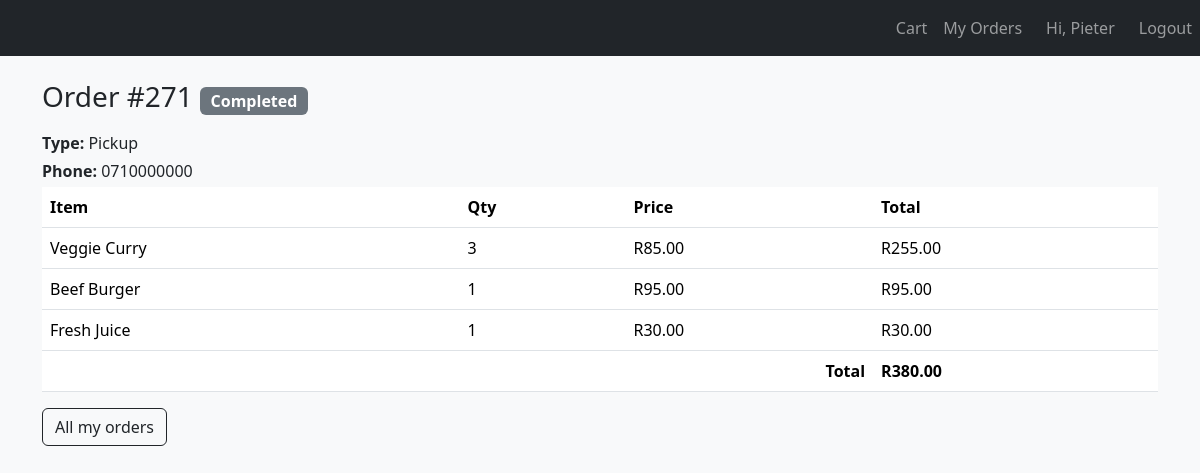
The page /orders/271 (signed in) on the database its author committed.
### app/models.py (models this page shows, shortened)
class User(UserMixin, db.Model):
    id = db.Column(db.Integer, primary_key=True)
    name = db.Column(db.String(80), nullable=False)
    email = db.Column(db.String(120), unique=True, nullable=False)
    password_hash = db.Column(db.String(256), nullable=False)
    role = db.Column(db.String(20), default="customer")  # customer / staff / driver

class Order(db.Model):
    id = db.Column(db.Integer, primary_key=True)
    user_id = db.Column(db.Integer, db.ForeignKey("user.id"), nullable=False)
    order_type = db.Column(db.String(20), nullable=False)  # pickup / delivery
    status = db.Column(db.String(30), default="Placed")
    phone = db.Column(db.String(30), nullable=False)
    delivery_address = db.Column(db.String(255))
    delivery_fee = db.Column(db.Numeric(8, 2), default=0)
    total = db.Column(db.Numeric(10, 2), nullable=False)
    created_at = db.Column(
        db.DateTime, default=lambda: datetime.now(timezone.utc)
    )
    user = db.relationship("User", backref="orders")
    items = db.relationship(
        "OrderItem", backref="order", cascade="all, delete-orphan"
    )

class OrderItem(db.Model):
    id = db.Column(db.Integer, primary_key=True)
    order_id = db.Column(db.Integer, db.ForeignKey("order.id"), nullable=False)
    menu_item_id = db.Column(db.Integer, db.ForeignKey("menu_item.id"), nullable=False)
    quantity = db.Column(db.Integer, nullable=False)
    unit_price = db.Column(db.Numeric(8, 2), nullable=False)  # price at time of order
    menu_item = db.relationship("MenuItem")

class MenuItem(db.Model):
    id = db.Column(db.Integer, primary_key=True)
    name = db.Column(db.String(120), nullable=False)
    description = db.Column(db.String(300))
    price = db.Column(db.Numeric(8, 2), nullable=False)
    available = db.Column(db.Boolean, default=True)
    category_id = db.Column(db.Integer, db.ForeignKey("category.id"), nullable=False)

### app/routes/cart.py (the view)
@cart_bp.route("/orders/<int:order_id>")
@login_required
def order_detail(order_id):
    order = db.session.get(Order, order_id)
    if not order or (order.user_id != current_user.id and current_user.role != "staff"):
        abort(404)
    return render_template("order_detail.html", order=order)

### app/__init__.py (called while the page is built)
def create_app(config_class=Config):
    app = Flask(__name__)
    app.config.from_object(config_class)
    db.init_app(app)
    login_manager.init_app(app)
    csrf.init_app(app)
    from .routes.menu import menu_bp
    from .routes.auth import auth_bp
    from .routes.cart import cart_bp
    from .routes.admin import admin_bp
    from .routes.driver import driver_bp
    from .routes.reports import reports_bp
    app.register_blueprint(menu_bp)
    app.register_blueprint(auth_bp)
    app.register_blueprint(cart_bp)
    app.register_blueprint(admin_bp)
    app.register_blueprint(driver_bp)
    app.register_blueprint(reports_bp)
    @app.context_processor
    def inject_cart_count():
        return {"cart_count": sum(session.get("cart", {}).values())}
    with app.app_context():
        from . import models  # make sure all tables are registered
        db.create_all()
    return app

### app/models.py (called while the page is built)
@login_manager.user_loader
def load_user(user_id):
    return db.session.get(User, int(user_id))

### app/templates/order_detail.html (shortened to what this page needs)
{% extends "base.html" %}
{% block content %}
<h1 class="h3 mb-3">Order #{{ order.id }}
  <span class="badge bg-secondary fs-6">{{ order.status }}</span>
</h1>
<p class="mb-1"><strong>Type:</strong> <span class="text-capitalize">{{ order.order_type }}</span></p>
<p class="mb-1"><strong>Phone:</strong> {{ order.phone }}</p>
<table class="table bg-white">
  <thead><tr><th>Item</th><th>Qty</th><th>Price</th><th>Total</th></tr></thead>
  <tbody>
    {% for oi in order.items %}
    <tr>
      <td>{{ oi.menu_item.name }}</td>
      <td>{{ oi.quantity }}</td>
      <td>R{{ "%.2f"|format(oi.unit_price) }}</td>
      <td>R{{ "%.2f"|format(oi.unit_price * oi.quantity) }}</td>
    </tr>
    {% endfor %}
  </tbody>
  <tfoot>
    <tr><th colspan="3" class="text-end">Total</th><th>R{{ "%.2f"|format(order.total) }}</th></tr>
  </tfoot>
</table>
<a href="{{ url_for('cart.my_orders') }}" class="btn btn-outline-dark">All my orders</a>
{% endblock %}

### app/templates/base.html (shortened to what this page needs)
<!doctype html>
<html lang="en">
<head>
  <link href="https://cdn.jsdelivr.net/npm/bootstrap@5.3.3/dist/css/bootstrap.min.css" rel="stylesheet">
</head>
<body class="bg-light">
  <nav class="navbar navbar-expand navbar-dark bg-dark">
      <div class="navbar-nav ms-auto">
        <a class="nav-link" href="{{ url_for('cart.view_cart') }}">
          Cart {% if cart_count %}<span class="badge bg-warning text-dark">{{ cart_count }}</span>{% endif %}
        </a>
        {% if current_user.is_authenticated %}
          <a class="nav-link" href="{{ url_for('cart.my_orders') }}">My Orders</a>
          <span class="navbar-text mx-3">Hi, {{ current_user.name }}</span>
          <a class="nav-link" href="{{ url_for('auth.logout') }}">Logout</a>
        {% else %}
          <a class="nav-link" href="{{ url_for('auth.login') }}">Login</a>
          <a class="nav-link" href="{{ url_for('auth.register') }}">Register</a>
        {% endif %}
      </div>
  </nav>
  <div class="container py-4">
    {% block content %}{% endblock %}
  </div>
</body>
</html>

### rows shown on the page
User: name "Pieter"
Order: id "271", status "Completed", order_type "Pickup", phone "0710000000", total "380.00"
OrderItem: menu_item.name "Veggie Curry", quantity "3", unit_price "85.00", oi.unit_price*oi.quantity "255.00"
OrderItem: menu_item.name "Beef Burger", quantity "1", unit_price "95.00", oi.unit_price*oi.quantity "95.00"
OrderItem: menu_item.name "Fresh Juice", quantity "1", unit_price "30.00", oi.unit_price*oi.quantity "30.00"
